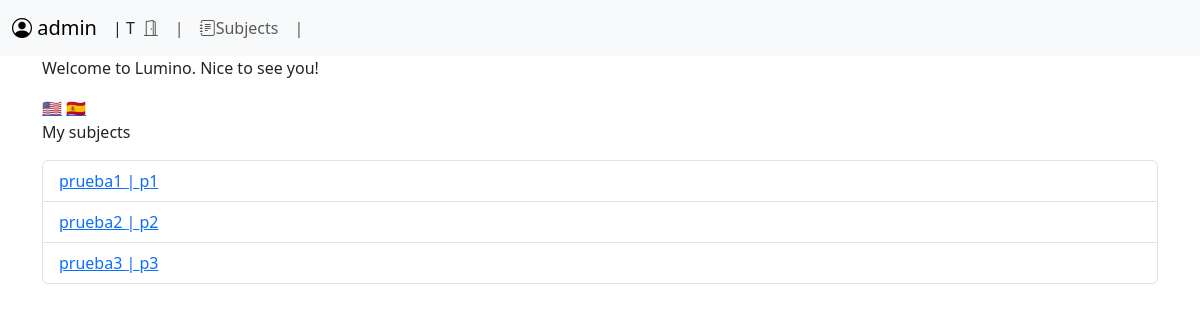
The page /subjects/ (signed in) on the database its author committed.
### users/models.py (models this page shows, shortened)
class Profile(models.Model):
    class Role(models.TextChoices):
        STUDENT = 'S', 'Student'
        TEACHER = 'T', 'Teacher'
    role = models.CharField(max_length=1, choices=Role, default=Role.STUDENT)
    user = models.OneToOneField(
        settings.AUTH_USER_MODEL, on_delete=models.CASCADE, related_name='profile'
    )
    bio = models.TextField(blank=True)
    avatar = models.ImageField(
        upload_to='avatars',
        blank=True,
        null=True,
        default='avatars/noavatar.png',
    )

### subjects/models.py (models this page shows, shortened)
class Subject(models.Model):
    code = models.CharField(unique=True, max_length=255)
    name = models.CharField(max_length=255)
    students = models.ManyToManyField(
        settings.AUTH_USER_MODEL, related_name='student_subjects', through=Enrollment, blank=True
    )
    teacher = models.ForeignKey(
        settings.AUTH_USER_MODEL,
        on_delete=models.PROTECT,
        related_name='teacher_subjects',
    )

### subjects/views.py (the view)
# urls.py: path('', views.subject_list, name='subject-list'),
@login_required
def subject_list(request):
    profile = request.user.profile
    if profile.role == Profile.Role.TEACHER:
        subjects = Subject.objects.filter(teacher=request.user)
        not_teacher = False
        show_certificate_link = False
    else:
        subjects = Subject.objects.filter(students=request.user)
        not_teacher = True
        enrollments = Enrollment.objects.filter(student=request.user, subject__in=subjects)
        show_certificate_link = all(enrollment.mark is not None for enrollment in enrollments)
    return render(
        request,
        'subjects/subject_list.html',
        {
            'subjects': subjects,
            'not_teacher': not_teacher,
            'show_certificate_link': show_certificate_link,
        },
    )

### shared/context_processors.py (called while the page is built)
def user_subjects(request):
    if request.user.is_authenticated:
        subjects = Subject.objects.filter(teacher=request.user)
        return {'subjects': subjects}
    return {}

### subjects/templates/subjects/subject_list.html (shortened to what this page needs)
{% extends "base.html" %}
{% load i18n %}
{% block navbar %}
{% include "shared/navbar.html" %}
{% endblock navbar %}
{% block content %}
<p>Welcome to Lumino. Nice to see you!</p>
<a href="{% url 'setlang' 'en' %}?next={{ request.path }}">🇺🇸</a>
<a href="{% url 'setlang' 'es' %}?next={{ request.path }}">🇪🇸</a>
<p>{% translate "My subjects" %}</p>
<ul class="list-group">
    {% for subject in subjects %}
        <li class="list-group-item"><a href="{% url 'subjects:subject-detail' subject.code %}">{{subject.code}} | {{ subject.name }}</a></li>
    {% endfor %}
</ul>
{% endblock content %}

### shared/templates/shared/navbar.html (shortened to what this page needs)
{% extends "base.html" %}
{% block navbar %}
<nav class="navbar navbar-expand-lg bg-body-tertiary ">
  <div class="container-fluid ">
    <a class="navbar-brand " href="{% url 'user-detail' request.user.username %}">
      <i class="bi bi-person-circle"></i>
      {{request.user.username}}
    </a>
    | {{request.user.profile.role}}
    <div class="collapse navbar-collapse" id="navbarNav">
      <ul class="navbar-nav">
        <li class="nav-item">
          <a class="nav-link" href="{% url 'logout' %}"><i class="bi bi-door-open"></i></a>
        </li>
        <li class="nav-item">
          <a class="nav-link" href="#">|</a>
        </li>
        <li class="nav-item">
          <a class="nav-link" href="{% url "subjects:subject-list" %}"><i class="bi bi-journal-text"></i>Subjects</a>
        </li>
        <li class="nav-item">
          <a class="nav-link" href="#">|</a>
        </li>
      </ul>
    </div>
  </div>
</nav>
{% endblock navbar %}

### rows shown on the page
Subject: code "prueba1", name "p1"
Subject: code "prueba2", name "p2"
Subject: code "prueba3", name "p3"

### other values the page prints
{{ request.user.username }} "admin"
{{ request.user.profile.role }} "T"
